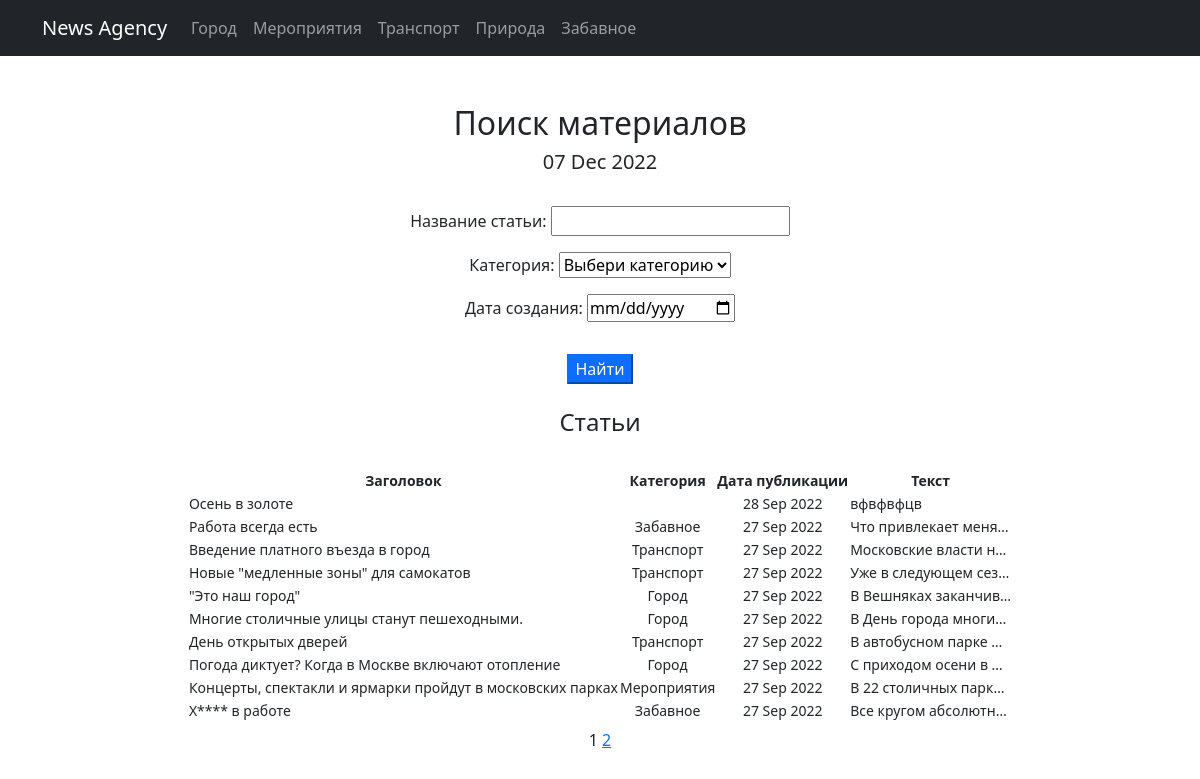
Page /posts/search/ on the earlier database version.
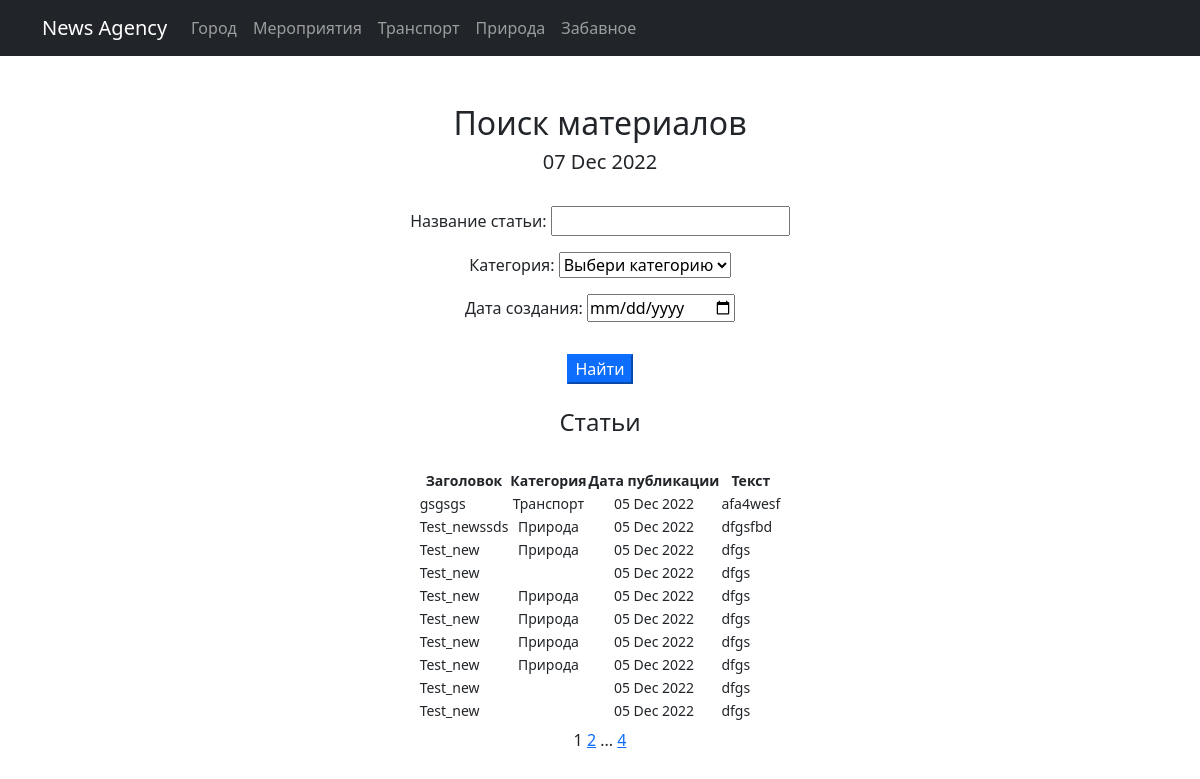
Same page on the later database version.
### posts/models.py (models this page shows, shortened)
class Post(models.Model):
    ARTICLE = 'AR'
    NEWS = 'NW'
    CATEGORIES = [
        (ARTICLE, 'статья'),
        (NEWS, 'новость'),
    ]
    articleType = models.CharField(max_length=2, choices=CATEGORIES, default=NEWS, verbose_name='Тип публикации')
    dateAdd = models.DateTimeField(auto_now_add=True, verbose_name='Дата публикации')
    headline = models.CharField(max_length=128, verbose_name='Заголовок')
    text = models.TextField(null=False, verbose_name='Текст статьи')
    picture = models.ImageField(default=0, upload_to='images/')
    rate = models.SmallIntegerField(default=0, verbose_name='рейтинг')
    creator = models.ForeignKey(Author, on_delete=models.CASCADE, verbose_name='Автор')
    postCategory = models.ManyToManyField(Category, through='PostCategory')
    class Meta:
        verbose_name = 'статья'
        verbose_name_plural = 'статьи'

class Category(models.Model):
    name = models.CharField(max_length=64, unique=True)
    subscribe = models.ManyToManyField(User, related_name='category')
    def __str__(self):
        return self.name
    class Meta:
        verbose_name = 'категория'
        verbose_name_plural = 'категории'

### posts/views.py (the view)
# urls.py: path('search/', SearchLIst.as_view(), name='search_form'),
class SearchLIst(ListView):
    model = Post  # какую модель используем
    ordering = '-dateAdd'  # по какому полю пойдет сортировка
    template_name = 'search.html'  # шаблон для отображения
    context_object_name = 'posts'  # список объектов, которые будут передаваться в шаблон
    paginate_by = 10
    def get_queryset(self):
        queryset = super().get_queryset()
        self.filterset = PostFilter(self.request.GET, queryset)
        return self.filterset.qs
    def get_context_data(self, **kwargs):
        context = super().get_context_data(**kwargs)
        context['time_now'] = datetime.utcnow()  # создаем переменную time_now
        context['filterset'] = self.filterset  # создаем переменную filterset с данным из запроса
        return context

### posts/templatetags/custom_filters.py (called while the page is built)
@register.filter()
def censor(value):
    words = ['хрень', 'пиздец', 'пипец', 'редис']
    try:
        isinstance(value, str)
    except ValueError:
        return f'Некорректный ввод текста'
    for w in words:
        if w in value.lower():
            value = value.replace(w[1:len(w)], '****')
    return value

### posts/templatetags/custom_tags.py (called while the page is built)
@register.simple_tag
def current_time(format_string='%d %b %Y'):
    return datetime.utcnow().strftime(format_string)

@register.simple_tag(takes_context=True)
def url_replace(context, **kwargs):
    d = context['request'].GET.copy()
    for k, v in kwargs.items():
        d[k] = v
        return d.urlencode()

### templates/search.html (shortened to what this page needs)
{% extends 'newsagency/default.html'%}
{% load custom_filters %}
{% load custom_tags %}
{% block content %}
    <h2 style="text-align: center">Поиск материалов</h2>
    <h5 style="text-align: center">{% current_time %}</h5>
<br>
<form  action="" method="get">
{{filterset.form.as_p}}
<input class='mt-3 btn-primary' type="submit" value="Найти"/>
<br>
<br>
<h4 style="text-align: center">Статьи</h4>
<br>
    {% if posts %}
        <div style="text-align: center;">
            <table style="display: inline-block; font-size: 14px;">
                <tr>
                    <td style="text-align: center;  font-weight: bold;">Заголовок</td>
                    <td style="text-align: center;  font-weight: bold;">Категория</td>
                    <td style="text-align: center;  font-weight: bold;">Дата публикации</td>
                    <td style="text-align: center;  font-weight: bold;">Текст</td>
                </tr>
                {% for post in posts %}
                    <tr>
                        <td style="text-align: left;">{{ post.headline|censor }}</td>
                        <td style="text-align: center;"> {% for cat in post.postCategory.all %}
                                {{ cat.name }}
                                {% endfor %}
                        </td>
                        <td style="text-align: center;">{{ post.dateAdd|date:'d M Y' }}</td>
                        <td style="text-align: left;">{{ post.text|truncatechars:20|censor }}</td>
                    </tr>
                {% endfor %}
            </table>
        </div>
    {% else %}
        <h2>Пока новостей нет</h2>
    {% endif %}
        {{ page_obj.number }}
        {% if page_obj.has_next %}
            <a href="?{% url_replace page=page_obj.next_page_number %}">{{ page_obj.next_page_number }}</a>
            {% if paginator.num_pages != page_obj.next_page_number %}
                ...
                <a href="?{% url_replace page=page_obj.paginator.num_pages %}">{{ page_obj.paginator.num_pages }}</a>
        {% endif %}
    {% endif %}
{% endblock content %}

Differences in the rows shown:
no longer on this page (row unchanged): Post: headline|censor "Осень в золоте", dateAdd "28 Sep 2022", text|censor "вфвфвфцв"
no longer on this page (row edited): Post: headline|censor "Работа всегда есть", dateAdd "27 Sep 2022", text|censor "Что привлекает меня…"
no longer on this page (row unchanged): Category: name "Забавное"
no longer on this page (row unchanged): Post: headline|censor "Введение платного въезда в город", dateAdd "27 Sep 2022", text|censor "Московские власти н…", Category (name "Транспорт")
no longer on this page (row unchanged): Post: headline|censor "Новые \"медленные зоны\" для самокатов", dateAdd "27 Sep 2022", text|censor "Уже в следующем сез…", Category (name "Транспорт")
no longer on this page (row unchanged): Post: headline|censor "\"Это наш город\"", dateAdd "27 Sep 2022", text|censor "В Вешняках заканчив…"
no longer on this page (row unchanged): Category: name "Город"
no longer on this page (row unchanged): Post: headline|censor "Многие столичные улицы станут пешеходными.", dateAdd "27 Sep 2022", text|censor "В День города многи…"
no longer on this page (row unchanged): Post: headline|censor "День открытых дверей", dateAdd "27 Sep 2022", text|censor "В автобусном парке …", Category (name "Транспорт")
no longer on this page (row unchanged): Post: headline|censor "Погода диктует? Когда в Москве включают отопление", dateAdd "27 Sep 2022", text|censor "С приходом осени в …"
no longer on this page (row unchanged): Post: headline|censor "Концерты, спектакли и ярмарки пройдут в московских парках", dateAdd "27 Sep 2022", text|censor "В 22 столичных парк…"
no longer on this page (row unchanged): Category: name "Мероприятия", shown under "Концерты, спектакли и ярмарки пройдут в московских парках"
no longer on this page (row unchanged): Post: headline|censor "Х**** в работе", dateAdd "27 Sep 2022", text|censor "Все кругом абсолютн…"
added Post: headline|censor "gsgsgs", dateAdd "05 Dec 2022", text|censor "afa4wesf", Category (name "Транспорт")
added Post: headline|censor "Test_newssds", dateAdd "05 Dec 2022", text|censor "dfgsfbd"
now on this page (row unchanged): Category: name "Природа"
added Post: headline|censor "Test_new", dateAdd "05 Dec 2022", text|censor "dfgs"
added Post: headline|censor "Test_new", dateAdd "05 Dec 2022", text|censor "dfgs"
added Post: headline|censor "Test_new", dateAdd "05 Dec 2022", text|censor "dfgs"
added Post: headline|censor "Test_new", dateAdd "05 Dec 2022", text|censor "dfgs"
added Post: headline|censor "Test_new", dateAdd "05 Dec 2022", text|censor "dfgs"
added Post: headline|censor "Test_new", dateAdd "05 Dec 2022", text|censor "dfgs"
added Post: headline|censor "Test_new", dateAdd "05 Dec 2022", text|censor "dfgs"
added Post: headline|censor "Test_new", dateAdd "05 Dec 2022", text|censor "dfgs"
Other differences:
{{ page_obj.paginator.num_pages }}: (not shown) → "4"
